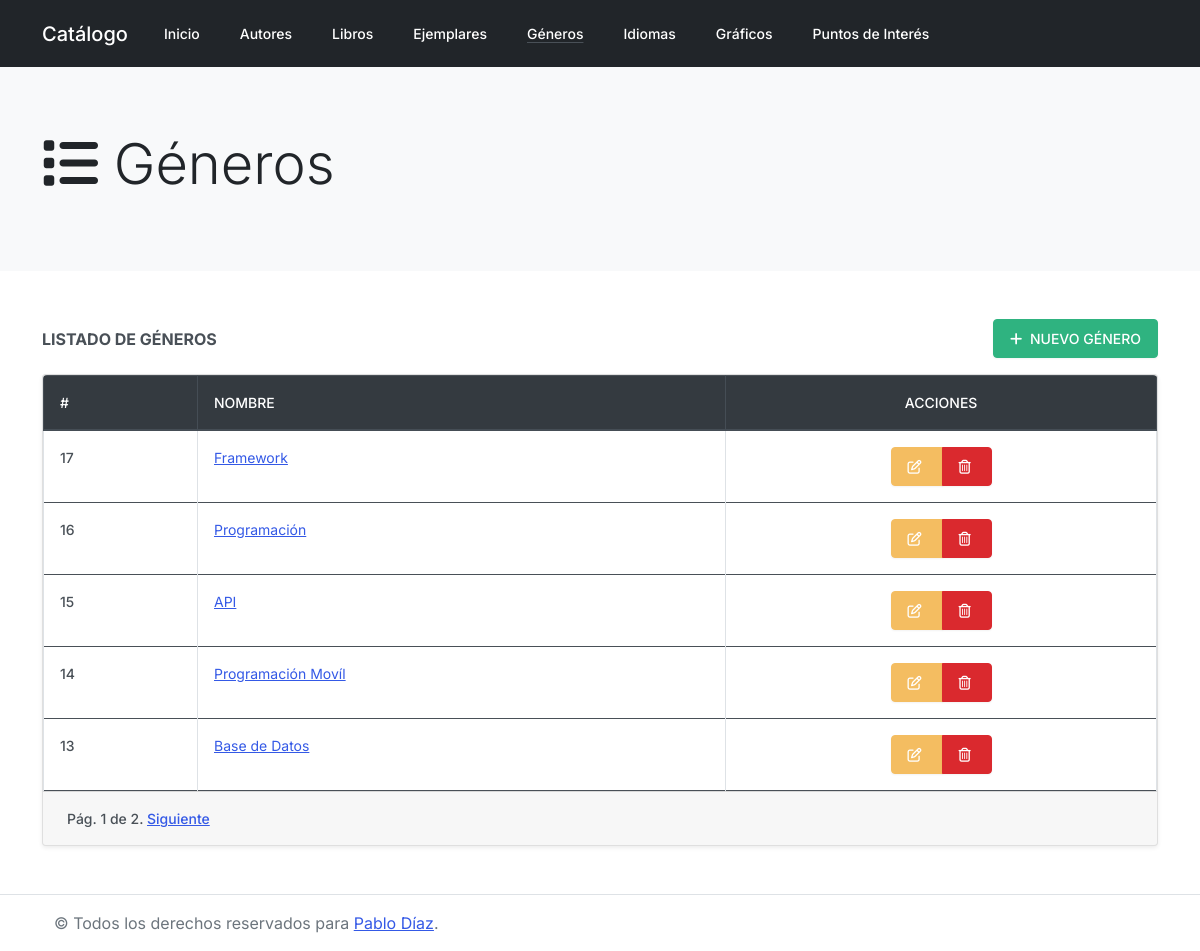
The app's page /catalogo/generos/ with its own data.
### catalogo/models.py (models this page shows)
class Genero(models.Model):
    nombre = models.CharField(max_length=50, help_text="Ingrese el nombre del género (xej. Programación, BD, SO, etc)")
    def __str__(self):
        return self.nombre

### catalogo/views.py (the view)
# urls.py: path('generos/', views.GenderListView.as_view(), name='gender_list'),
class GenderListView(ListView):
    model = Genero
    template_name = 'genders/index.html'
    paginate_by = 5
    def get_context_data(self, **kwargs):
        genders = Genero.objects.order_by('-id')
        context = super(GenderListView, self).get_context_data(**kwargs)
        paginator = Paginator(genders, self.paginate_by)
        page = self.request.GET.get('page')
        try:
            genders = paginator.page(page)
        except PageNotAnInteger:
            genders = paginator.page(1)
        except EmptyPage:
            genders = paginator.page(paginator.num_pages)
        context['genders'] = genders
        return context

### catalogo/templates/genders/index.html (shortened to what this page needs)
{% extends "base.html" %}
{% block jumbotron %}
    {% include "partials/jumbotron.html" with icon="<i class='fas fa-list'></i>" title="Géneros" %}
{% endblock %}
{% block content %}
<div class="row">
    <div class="col-12">
        <div class="d-flex justify-content-between align-items-center mb-3">
            <span class="font-weight-bold">LISTADO DE GÉNEROS</span>
            <a href="{% url 'gender_create' %}" class="btn btn-success">
                <i class="fas fa-plus mr-1"></i> NUEVO GÉNERO
            </a>
        </div>
        <div class="card shadow-sm">
            <div class="card-body table-responsive rounded-top p-0">
                <table class="table table-hover table-bordered mb-0">
                    <thead class="thead-dark">
                        <tr>
                            <th scope="col">#</th>
                            <th scope="col">Nombre</th>
                            <th scope="col" class="text-center">Acciones</th>
                        </tr>
                    </thead>
                    <tbody>
                        {% for gender in genders %}
                        <tr>
                            <th scope="row">
                                {{ gender.id }}
                            </th>
                            <td>
                                <a href="{% url 'gender_details' gender.id %}">{{ gender.nombre }}</a>
                            </td>
                            <td class="text-center">
                                <div class="btn-group" role="group" aria-label="Basic example">
                                    <a href="{% url 'gender_update' gender.id %}" class="btn btn-warning">
                                        <i class="fas fa-edit font-weight-light mr-1"></i>
                                    </a>
                                    <button type="button" class="btn btn-danger" data-toggle="modal"
                                    data-target="#gender-{{ gender.id }}">
                                        <i class="fas fa-trash-alt font-weight-light mr-1"></i>
                                    </button>
                                </div>
                            </td>
                        </tr>
                        {% empty %}
                            <tr class="bg-red">
                                <td colspan="7" class="text-center">
                                    ¡Oops! No tenemos Géneros en Catálogo.
                                </th>
                            </tr>
                        {% endfor %}
                    </tbody>
                </table>
            </div>
            {% block pagination %}
                {% if is_paginated %}
                    <div class="card-footer">
                        <div class="pagination">
                            <span class="page-links">
                                <span class="page-current">
                                    Pág. {{ page_obj.number }} de {{ page_obj.paginator.num_pages }}.
                                </span>
                                {% if page_obj.has_next %}
                                <a href="{{ request.path }}?page={{ page_obj.next_page_number }}">Siguiente</a>
                                {% endif %}
                            </span>
                        </div>
                    </div>
                {% endif %}
            {% endblock %}
        </div>
    </div>
</div>
{% endblock %}

### records on screen
Genero: id "17", nombre "Framework"
Genero: id "16", nombre "Programación"
Genero: id "15", nombre "API"
Genero: id "14", nombre "Programación Movíl"
Genero: id "13", nombre "Base de Datos"

### other values on screen
{{ title }} "Géneros"
{{ page_obj.number }} "1"
{{ page_obj.paginator.num_pages }} "2"
